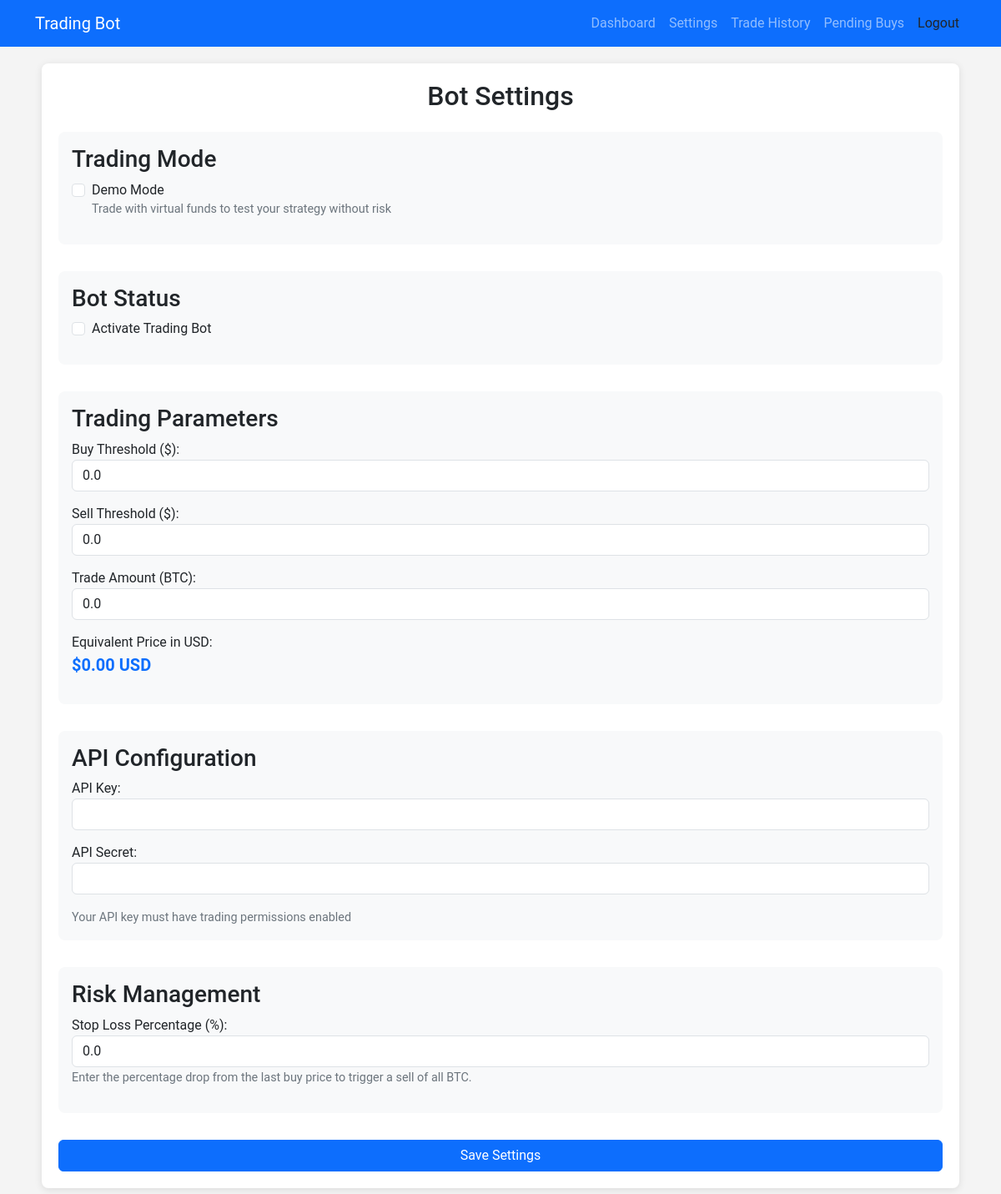
Screenshot of /settings (signed in) with the database file from the repository.
### app.py (models this page shows)
class Settings(db.Model):
    id = db.Column(db.Integer, primary_key=True)
    buy_threshold = db.Column(db.Float, default=0.0)
    sell_threshold = db.Column(db.Float, default=0.0)
    trade_amount = db.Column(db.Float, default=0.0)
    is_trading = db.Column(db.Boolean, default=False)
    demo_mode = db.Column(db.Boolean, default=True)
    demo_btc_balance = db.Column(db.Float, default=1.0)
    demo_usdt_balance = db.Column(db.Float, default=50000.0)
    last_buy_price = db.Column(db.Float, default=0.0)
    price_history = db.Column(db.String, default='[]')  # Store recent price history
    last_check_time = db.Column(db.DateTime, default=datetime.utcnow)
    user_id = db.Column(db.Integer, db.ForeignKey('user.id'), nullable=False)
    sell_all_percentage = db.Column(db.Float, default=0.0)

### app.py (the view, shortened to what this page needs)
@app.route('/settings', methods=['GET', 'POST'])
def settings():
    if 'user_id' not in session:
        return redirect(url_for('login'))
    user = User.query.get(session['user_id'])
    return render_template('settings.html', user=user)

### templates/settings.html (shortened to what this page needs)
{% extends "base.html" %}
{% block content %}
<h2 class="text-center mb-4">Bot Settings</h2>
<form method="POST" action="{{ url_for('settings') }}">
    <div class="settings-group">
        <h3>Trading Mode</h3>
        <div class="form-group form-check">
            <input type="checkbox" id="demo_mode" name="demo_mode" class="form-check-input"
                   {% if user.settings.demo_mode %}checked{% endif %}>
            <label class="form-check-label" for="demo_mode">Demo Mode</label>
            <small class="help-text d-block">Trade with virtual funds to test your strategy without risk</small>
        </div>
    </div>
    <div class="settings-group">
        <h3>Bot Status</h3>
        <div class="form-group form-check">
            <input type="checkbox" id="is_trading" name="is_trading" class="form-check-input"
                   {% if user.settings.is_trading %}checked{% endif %}>
            <label class="form-check-label" for="is_trading">Activate Trading Bot</label>
        </div>
    </div>
    <div class="settings-group">
        <h3>Trading Parameters</h3>
        <div class="form-group">
            <label for="buy_threshold">Buy Threshold ($):</label>
            <input type="text" id="buy_threshold" name="buy_threshold" class="form-control"
                   value="{{ user.settings.buy_threshold }}" required>
        </div>
        <div class="form-group">
            <label for="sell_threshold">Sell Threshold ($):</label>
            <input type="text" id="sell_threshold" name="sell_threshold" class="form-control"
                   value="{{ user.settings.sell_threshold }}" required>
        </div>
        <div class="form-group">
            <label for="trade_amount">Trade Amount (BTC):</label>
            <input type="text" id="trade_amount" name="trade_amount" class="form-control"
                   value="{{ user.settings.trade_amount }}" required oninput="updateUSDValue()">
        </div>
        <div class="form-group">
            <label for="btc_to_usd">Equivalent Price in USD:</label>
            <p id="btc_to_usd" class="fs-5 fw-bold text-primary">Loading...</p>
        </div>
    </div>
    <div id="api_settings" class="settings-group" {% if user.settings.demo_mode %}style="display: none;"{% endif %}>
        <h3>API Configuration</h3>
        <div class="form-group">
            <label for="api_key">API Key:</label>
            <input type="text" id="api_key" name="api_key" class="form-control" value="{{ user.api_key or '' }}"
                   {% if not user.settings.demo_mode %}required{% endif %}>
        </div>
        <div class="form-group">
            <label for="api_secret">API Secret:</label>
            <input type="password" id="api_secret" name="api_secret" class="form-control" value="{{ user.api_secret or '' }}"
                   {% if not user.settings.demo_mode %}required{% endif %}>
        </div>
        <small class="help-text">Your API key must have trading permissions enabled</small>
    </div>
    <div class="settings-group">
        <h3>Risk Management</h3>
        <div class="form-group">
            <label for="sell_all_percentage">Stop Loss Percentage (%):</label>
            <input type="text" id="sell_all_percentage" name="sell_all_percentage" class="form-control"
                   value="{{ user.settings.sell_all_percentage }}" required>
            <small class="help-text">Enter the percentage drop from the last buy price to trigger a sell of all BTC.</small>
        </div>
    </div>
    <button type="submit" class="btn btn-primary">Save Settings</button>
</form>
{% endblock %}

### templates/base.html (style rules this page uses)
body { font-family: 'Roboto', sans-serif; background-color: #f4f4f4; }

### templates/settings.html (style rules this page uses)
.settings-group { margin-bottom: 2rem; padding: 1rem; border-radius: 8px; background-color: #f8f9fa; }
.form-group { margin-bottom: 15px; }
.help-text { font-size: 0.9em; color: #6c757d; }
.btn { width: 100%; }

### rows the page displays
Settings: buy_threshold "0.0", sell_threshold "0.0", trade_amount "0.0", sell_all_percentage "0.0"
